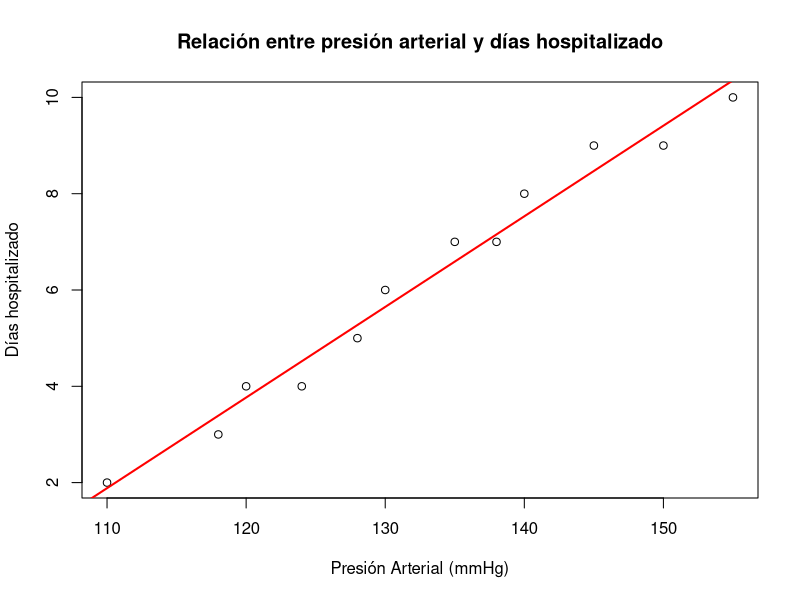

Generate this figure with R:
## ---- chunk 1
#INSTALANDO PAQUETES
install.packages("ggplot2")
## ---- chunk 2
#ACTIVARLO Y UTILIZARLO
library(ggplot2)
## ---- chunk 3
# Datos
edad <- c(25,30,35,40,45,50,55,60,65,70,75,80)
presion <- c(110,118,120,124,128,130,135,138,140,145,150,155)
dias <- c(2,3,4,4,5,6,7,7,8,9,9,10)
## ---- chunk 4
# Graficamos
plot(presion, dias,
     main="Relación entre presión arterial y días hospitalizado",
     xlab="Presión Arterial (mmHg)",
     ylab="Días hospitalizado")
abline(lm(dias ~ presion), col="red", lwd=2)
